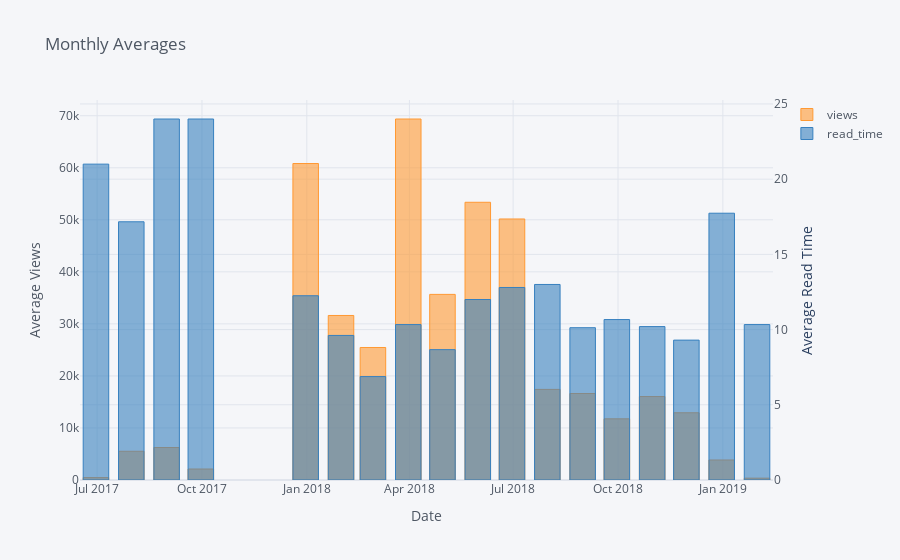

The cell this chart's notebook holds for it:
### Code cell
df2 = (
    df[["views", "read_time", "published_date"]]
    .set_index("published_date")
    .resample("M")
    .mean()
)

df2.iplot(
    kind="bar",
    xTitle="Date",
    secondary_y="read_time",
    secondary_y_title="Average Read Time",
    yTitle="Average Views",
    title="Monthly Averages",
)

### Figure 1 — Plotly figure (JSON) as saved in the notebook; plotly's stock layout.template omitted (floating-point values rounded to 4 significant figures)
{"data": [{"marker": {"color": "rgba(255, 153, 51, 0.6)", "line": {"color": "rgba(255, 153, 51, 1.0)", "width": 1}}, "name": "views", "orientation": "v", "text": "", "type": "bar", "x": ["2017-06-30", "2017-07-31", "2017-08-31", "2017-09-30", "2017-10-31", "2017-11-30", "2017-12-31", "2018-01-31", "2018-02-28", "2018-03-31", "2018-04-30", "2018-05-31", "2018-06-30", "2018-07-31", "2018-08-31", "2018-09-30", "2018-10-31", "2018-11-30", "2018-12-31", "2019-01-31"], "y": [463.7, 5521.0, 6243.0, 2113, "", "", 60820.0, 31620.0, 25460.0, 69370.0, 35670.0, 53370.0, 50160.0, 17410, 16620.0, 11760.0, 16040.0, 12920.0, 3845.0, 354.3]}, {"marker": {"color": "rgba(55, 128, 191, 0.6)", "line": {"color": "rgba(55, 128, 191, 1.0)", "width": 1}}, "name": "read_time", "orientation": "v", "text": "", "type": "bar", "x": ["2017-06-30", "2017-07-31", "2017-08-31", "2017-09-30", "2017-10-31", "2017-11-30", "2017-12-31", "2018-01-31", "2018-02-28", "2018-03-31", "2018-04-30", "2018-05-31", "2018-06-30", "2018-07-31", "2018-08-31", "2018-09-30", "2018-10-31", "2018-11-30", "2018-12-31", "2019-01-31"], "xaxis": "x", "y": [21, 17.17, 24, 24, "", "", 12.25, 9.611, 6.875, 10.33, 8.667, 12, 12.8, 13, 10.12, 10.67, 10.2, 9.3, 17.74, 10.33], "yaxis": "y2"}], "layout": {"legend": {"bgcolor": "#F5F6F9", "font": {"color": "#4D5663"}}, "paper_bgcolor": "#F5F6F9", "plot_bgcolor": "#F5F6F9", "title": {"font": {"color": "#4D5663"}, "text": "Monthly Averages"}, "xaxis": {"gridcolor": "#E1E5ED", "showgrid": true, "tickfont": {"color": "#4D5663"}, "title": {"font": {"color": "#4D5663"}, "text": "Date"}, "zerolinecolor": "#E1E5ED"}, "yaxis": {"gridcolor": "#E1E5ED", "showgrid": true, "tickfont": {"color": "#4D5663"}, "title": {"font": {"color": "#4D5663"}, "text": "Average Views"}, "zerolinecolor": "#E1E5ED"}, "yaxis2": {"anchor": "x", "gridcolor": "#E1E5ED", "overlaying": "y", "showgrid": true, "side": "right", "tickfont": {"color": "#4D5663"}, "title": {"text": "Average Read Time"}, "zerolinecolor": "#E1E5ED"}}}
